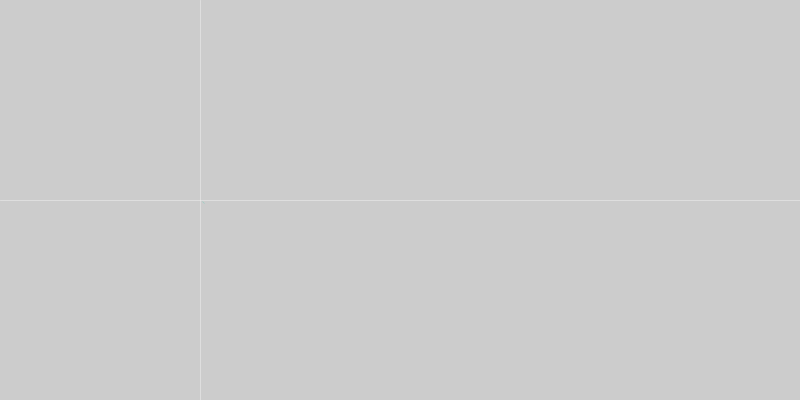
Frame 1 (no input)
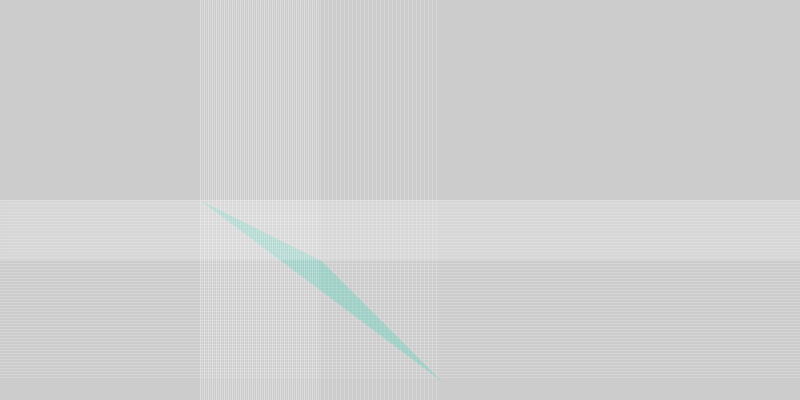
Frame 60 (the mouse pressed at the canvas centre just before this capture)
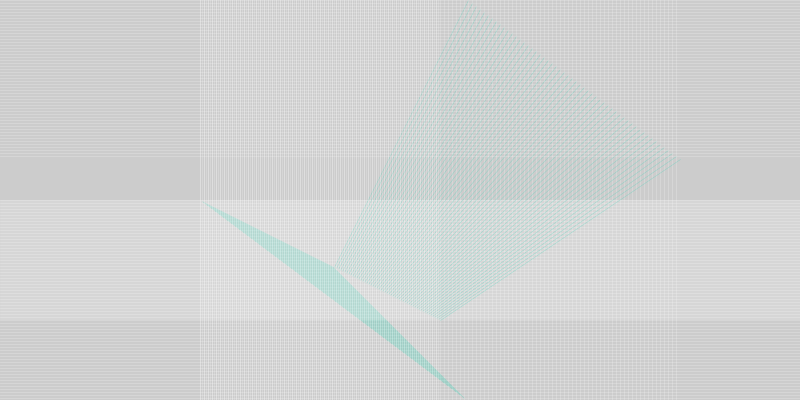
Frame 120 (the mouse held since frame 60 and released just before this capture)

The Processing sketch that drew these frames (run headless with seeded random() and noise(); from frame 60 on, the mouse is pressed at the canvas centre):

// Processing sketch: processing_71936
// ── processing_71936.pde

//Christopher Chan
//ckchan@andrew.cmu.edu
//Homework 6
//(c) written on 25 Sept 2012

float x1, y1, dx1, dy1, x2, y2, dx2, dy2;
color lineColor;

void setup ()
{
  size (800, 400);
  smooth ();
  //  ellipseMode (CENTER);
  x1 = 200;
  y1 = 200;
  dx1 = 2;
  dy1 = 1;
  x2 = 200;
  y2 = 200;
  dx2 = 4;
  dy2 = 3;
  lineColor = color (0, random(150, 250), random(150, 250));
}

void draw ()
{
  crosses ();
  connection ();
  fade ();
}

void fade ()
{
  noStroke ();
  fill (#FFFFFF, 1);
  rect (0, 0, 800, 400);
}

void connection()
{
  strokeWeight(0.5);
  stroke (lineColor,80);
  x1 += dx1;
  y1 += dy1;
  x2 += dx2;
  y2 += dy2;

  //bouncing
  if (dx1>0 && x1>width)
  {
    dx1=dx1*(-1);
  }
  if (dx1<0 && x1<0)
  {
    dx1=dx1*-1;
  }   
  if (dy1>0 && y1>height)
  {
    dy1=dy1*-1;
  }
  if (dy1<0 && y1<0)
  {
    dy1=dy1*-1;
  }   

  //wrapping
  if (dx2>0 && x2>width)
  {
    x2=0;
  }
  if (dx2<0 && x2<0)
  {
    dx2=width;
  }   
  if (dy2>0 && y2>height)
  {
    y2=0;
  }
  if (dy2<0 && y2<0)
  {
    dy2=height;
  }

  line (x1, y1, x2, y2);
}

void crosses ()
{
  strokeWeight (1);
  stroke (#FFFFFF, 50);
  line (x1, 0, x1, height);
  line (x2, 0, x2, height);
  line (0, y1, width, y1);
  line (0, y2, width, y2);
}

void keyPressed ()
{
  if (key == '1')
  {
    dx1= random (5);
    dx2= random (5);
    dy1= random (5);
    dy2= random (5);
  }
  else if (key == '2')
  {
    dx1 = dx1*-1;
    dx2 = dx2*-1;
    dy1 = dy1*-1;
    dy2 = dy2*-1;
  }
  else if (key =='3')
  {
    lineColor = color (0, random(150, 250), random(150, 250));
  }
}
